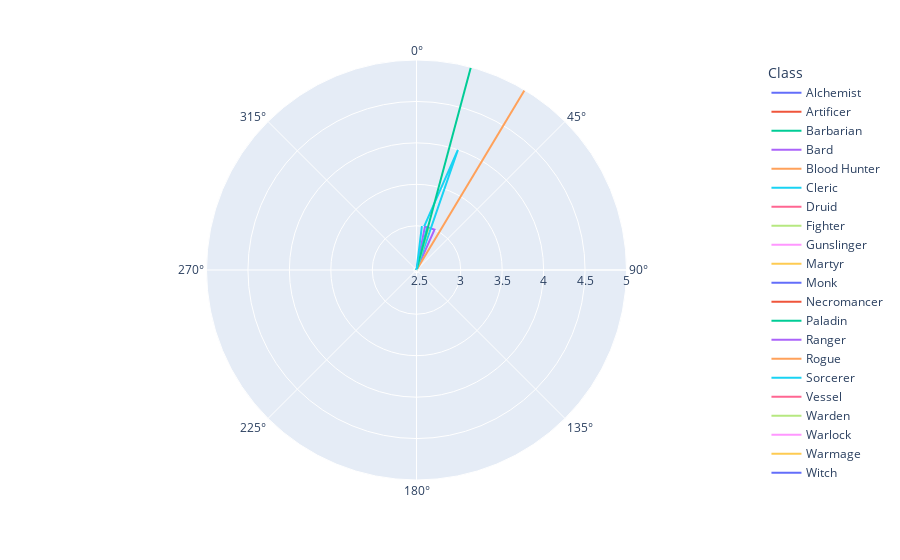

Source (notebook cell):
### Code cell
#fig = px.line(Tab_Cla2, x="L_Count", y="C_Count", color="Class", markers=True)#symbol="Class"
fig = px.line_polar(Tab_Cla2, r="C_Count", theta="L_Count", color="Class")#, line_close=True
fig.update_layout(scattermode="group", scattergap=0.75)
fig.show()

### Figure 1 — Plotly figure (JSON) as saved in the notebook; plotly's stock layout.template omitted (floating-point values rounded to 4 significant figures)
{"data": [{"hovertemplate": "Class=Alchemist<br>C_Count=%{r}<br>L_Count=%{theta}<extra></extra>", "legendgroup": "Alchemist", "line": {"color": "#636efa", "dash": "solid"}, "marker": {"symbol": "circle"}, "mode": "lines", "name": "Alchemist", "r": [1, 1, 1], "showlegend": true, "subplot": "polar", "theta": [3, 3, 3], "type": "scatterpolar"}, {"hovertemplate": "Class=Artificer<br>C_Count=%{r}<br>L_Count=%{theta}<extra></extra>", "legendgroup": "Artificer", "line": {"color": "#EF553B", "dash": "solid"}, "marker": {"symbol": "circle"}, "mode": "lines", "name": "Artificer", "r": [2, 1], "showlegend": true, "subplot": "polar", "theta": [6, 3], "type": "scatterpolar"}, {"hovertemplate": "Class=Barbarian<br>C_Count=%{r}<br>L_Count=%{theta}<extra></extra>", "legendgroup": "Barbarian", "line": {"color": "#00cc96", "dash": "solid"}, "marker": {"symbol": "circle"}, "mode": "lines", "name": "Barbarian", "r": [2, 2, 1], "showlegend": true, "subplot": "polar", "theta": [5, 6, 3], "type": "scatterpolar"}, {"hovertemplate": "Class=Bard<br>C_Count=%{r}<br>L_Count=%{theta}<extra></extra>", "legendgroup": "Bard", "line": {"color": "#ab63fa", "dash": "solid"}, "marker": {"symbol": "circle"}, "mode": "lines", "name": "Bard", "r": [1, 3, 3, 1, 1], "showlegend": true, "subplot": "polar", "theta": [3, 24, 11, 3, 3], "type": "scatterpolar"}, {"hovertemplate": "Class=Blood Hunter<br>C_Count=%{r}<br>L_Count=%{theta}<extra></extra>", "legendgroup": "Blood Hunter", "line": {"color": "#FFA15A", "dash": "solid"}, "marker": {"symbol": "circle"}, "mode": "lines", "name": "Blood Hunter", "r": [5, 2], "showlegend": true, "subplot": "polar", "theta": [31, 18], "type": "scatterpolar"}, {"hovertemplate": "Class=Cleric<br>C_Count=%{r}<br>L_Count=%{theta}<extra></extra>", "legendgroup": "Cleric", "line": {"color": "#19d3f3", "dash": "solid"}, "marker": {"symbol": "circle"}, "mode": "lines", "name": "Cleric", "r": [1, 2, 1, 1, 1, 1, 2, 2, 3, 2, 1, 1, 4, 3], "showlegend": true, "subplot": "polar", "theta": [3, 6, 3, 3, 3, 3, 6, 19, 14, 6, 1, 3, 19, 10], "type": "scatterpolar"}, {"hovertemplate": "Class=Druid<br>C_Count=%{r}<br>L_Count=%{theta}<extra></extra>", "legendgroup": "Druid", "line": {"color": "#FF6692", "dash": "solid"}, "marker": {"symbol": "circle"}, "mode": "lines", "name": "Druid", "r": [1], "showlegend": true, "subplot": "polar", "theta": [4], "type": "scatterpolar"}, {"hovertemplate": "Class=Fighter<br>C_Count=%{r}<br>L_Count=%{theta}<extra></extra>", "legendgroup": "Fighter", "line": {"color": "#B6E880", "dash": "solid"}, "marker": {"symbol": "circle"}, "mode": "lines", "name": "Fighter", "r": [2, 2, 1, 1, 3, 2], "showlegend": true, "subplot": "polar", "theta": [8, 4, 3, 3, 16, 6], "type": "scatterpolar"}, {"hovertemplate": "Class=Gunslinger<br>C_Count=%{r}<br>L_Count=%{theta}<extra></extra>", "legendgroup": "Gunslinger", "line": {"color": "#FF97FF", "dash": "solid"}, "marker": {"symbol": "circle"}, "mode": "lines", "name": "Gunslinger", "r": [1, 1], "showlegend": true, "subplot": "polar", "theta": [3, 7], "type": "scatterpolar"}, {"hovertemplate": "Class=Martyr<br>C_Count=%{r}<br>L_Count=%{theta}<extra></extra>", "legendgroup": "Martyr", "line": {"color": "#FECB52", "dash": "solid"}, "marker": {"symbol": "circle"}, "mode": "lines", "name": "Martyr", "r": [1, 2], "showlegend": true, "subplot": "polar", "theta": [3, 6], "type": "scatterpolar"}, {"hovertemplate": "Class=Monk<br>C_Count=%{r}<br>L_Count=%{theta}<extra></extra>", "legendgroup": "Monk", "line": {"color": "#636efa", "dash": "solid"}, "marker": {"symbol": "circle"}, "mode": "lines", "name": "Monk", "r": [1, 1, 1, 1], "showlegend": true, "subplot": "polar", "theta": [3, 7, 3, 20], "type": "scatterpolar"}, {"hovertemplate": "Class=Necromancer<br>C_Count=%{r}<br>L_Count=%{theta}<extra></extra>", "legendgroup": "Necromancer", "line": {"color": "#EF553B", "dash": "solid"}, "marker": {"symbol": "circle"}, "mode": "lines", "name": "Necromancer", "r": [1, 1, 1], "showlegend": true, "subplot": "polar", "theta": [3, 3, 3], "type": "scatterpolar"}, {"hovertemplate": "Class=Paladin<br>C_Count=%{r}<br>L_Count=%{theta}<extra></extra>", "legendgroup": "Paladin", "line": {"color": "#00cc96", "dash": "solid"}, "marker": {"symbol": "circle"}, "mode": "lines", "name": "Paladin", "r": [5, 1, 1, 1, 1], "showlegend": true, "subplot": "polar", "theta": [15, 3, 5, 3, 4], "type": "scatterpolar"}, {"hovertemplate": "Class=Ranger<br>C_Count=%{r}<br>L_Count=%{theta}<extra></extra>", "legendgroup": "Ranger", "line": {"color": "#ab63fa", "dash": "solid"}, "marker": {"symbol": "circle"}, "mode": "lines", "name": "Ranger", "r": [1, 1], "showlegend": true, "subplot": "polar", "theta": [3, 4], "type": "scatterpolar"}, {"hovertemplate": "Class=Rogue<br>C_Count=%{r}<br>L_Count=%{theta}<extra></extra>", "legendgroup": "Rogue", "line": {"color": "#FFA15A", "dash": "solid"}, "marker": {"symbol": "circle"}, "mode": "lines", "name": "Rogue", "r": [1, 1, 1, 1, 1, 1, 1, 1, 2, 1], "showlegend": true, "subplot": "polar", "theta": [7, 3, 1, 3, 16, 3, 3, 5, 6, 3], "type": "scatterpolar"}, {"hovertemplate": "Class=Sorcerer<br>C_Count=%{r}<br>L_Count=%{theta}<extra></extra>", "legendgroup": "Sorcerer", "line": {"color": "#19d3f3", "dash": "solid"}, "marker": {"symbol": "circle"}, "mode": "lines", "name": "Sorcerer", "r": [1, 1, 1, 3, 1, 2], "showlegend": true, "subplot": "polar", "theta": [3, 3, 3, 7, 3, 6], "type": "scatterpolar"}, {"hovertemplate": "Class=Vessel<br>C_Count=%{r}<br>L_Count=%{theta}<extra></extra>", "legendgroup": "Vessel", "line": {"color": "#FF6692", "dash": "solid"}, "marker": {"symbol": "circle"}, "mode": "lines", "name": "Vessel", "r": [1], "showlegend": true, "subplot": "polar", "theta": [3], "type": "scatterpolar"}, {"hovertemplate": "Class=Warden<br>C_Count=%{r}<br>L_Count=%{theta}<extra></extra>", "legendgroup": "Warden", "line": {"color": "#B6E880", "dash": "solid"}, "marker": {"symbol": "circle"}, "mode": "lines", "name": "Warden", "r": [1], "showlegend": true, "subplot": "polar", "theta": [7], "type": "scatterpolar"}, {"hovertemplate": "Class=Warlock<br>C_Count=%{r}<br>L_Count=%{theta}<extra></extra>", "legendgroup": "Warlock", "line": {"color": "#FF97FF", "dash": "solid"}, "marker": {"symbol": "circle"}, "mode": "lines", "name": "Warlock", "r": [1, 1, 1, 2, 2, 1], "showlegend": true, "subplot": "polar", "theta": [3, 3, 3, 6, 6, 2], "type": "scatterpolar"}, {"hovertemplate": "Class=Warmage<br>C_Count=%{r}<br>L_Count=%{theta}<extra></extra>", "legendgroup": "Warmage", "line": {"color": "#FECB52", "dash": "solid"}, "marker": {"symbol": "circle"}, "mode": "lines", "name": "Warmage", "r": [1, 1], "showlegend": true, "subplot": "polar", "theta": [3, 3], "type": "scatterpolar"}, {"hovertemplate": "Class=Witch<br>C_Count=%{r}<br>L_Count=%{theta}<extra></extra>", "legendgroup": "Witch", "line": {"color": "#636efa", "dash": "solid"}, "marker": {"symbol": "circle"}, "mode": "lines", "name": "Witch", "r": [1, 1, 1], "showlegend": true, "subplot": "polar", "theta": [3, 3, 3], "type": "scatterpolar"}, {"hovertemplate": "Class=Wizard<br>C_Count=%{r}<br>L_Count=%{theta}<extra></extra>", "legendgroup": "Wizard", "line": {"color": "#EF553B", "dash": "solid"}, "marker": {"symbol": "circle"}, "mode": "lines", "name": "Wizard", "r": [2, 1, 2, 1, 2, 1, 1, 1, 1], "showlegend": true, "subplot": "polar", "theta": [6, 3, 6, 3, 22, 2, 16, 3, 3], "type": "scatterpolar"}], "layout": {"polar": {"domain": {"x": [0, 1], "y": [0, 1]}, "angularaxis": {"direction": "clockwise", "rotation": 90, "type": "linear"}, "radialaxis": {"type": "linear", "autorange": false, "range": [2.466, 5]}}, "legend": {"title": {"text": "Class"}, "tracegroupgap": 0}, "margin": {"t": 60}, "scattermode": "group", "scattergap": 0.75, "autosize": true}}
